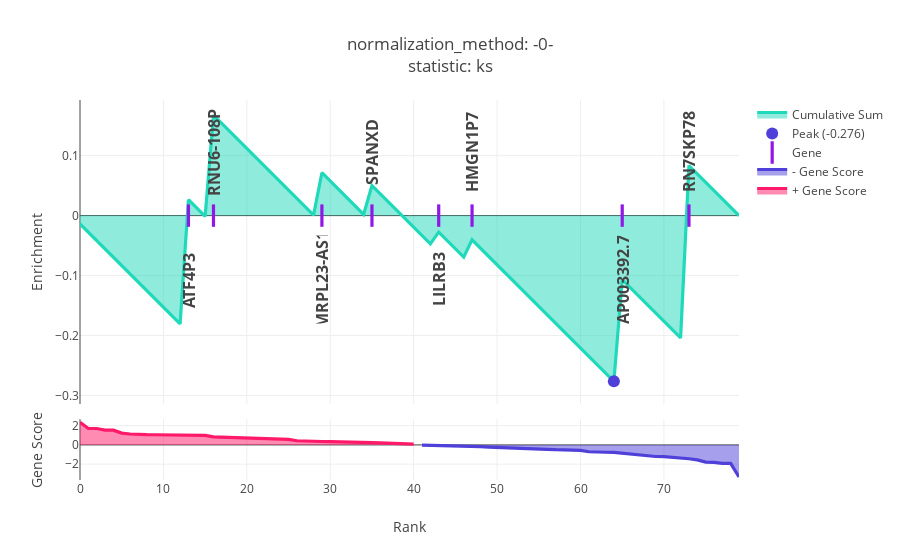
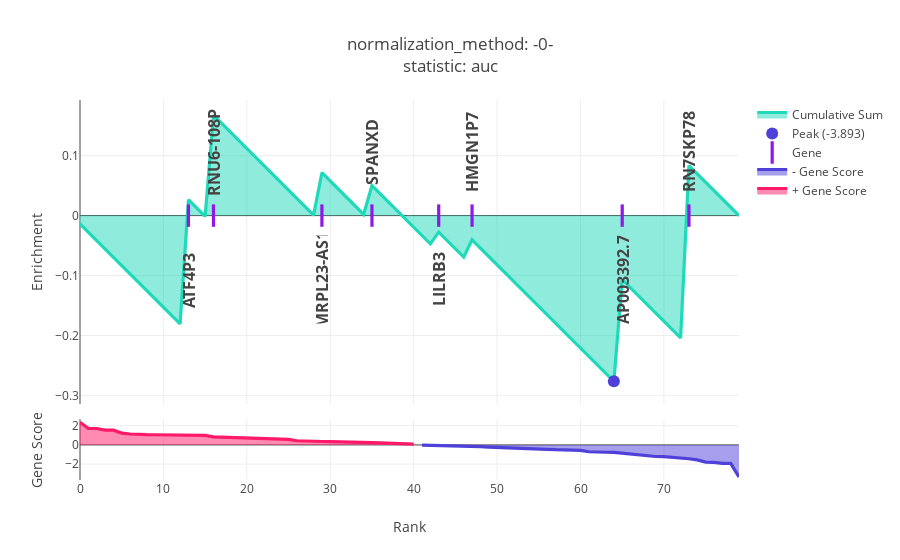
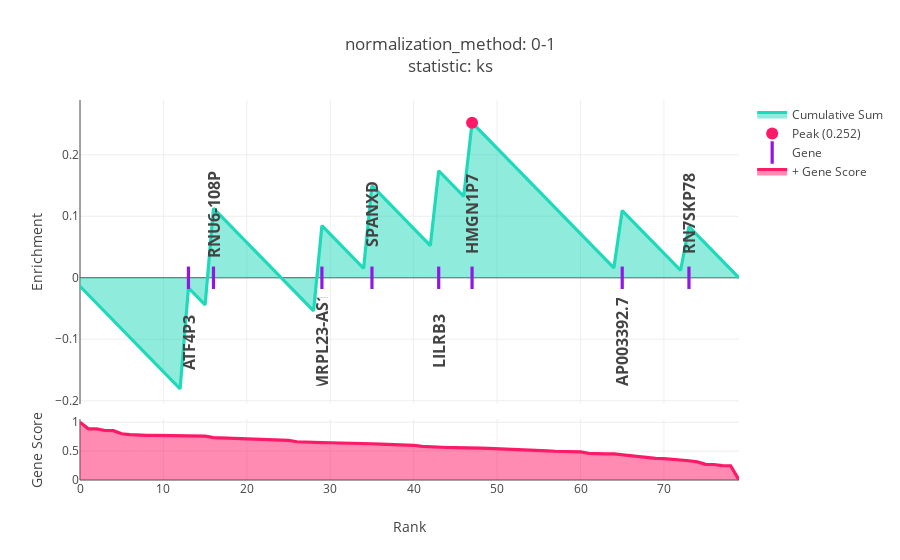
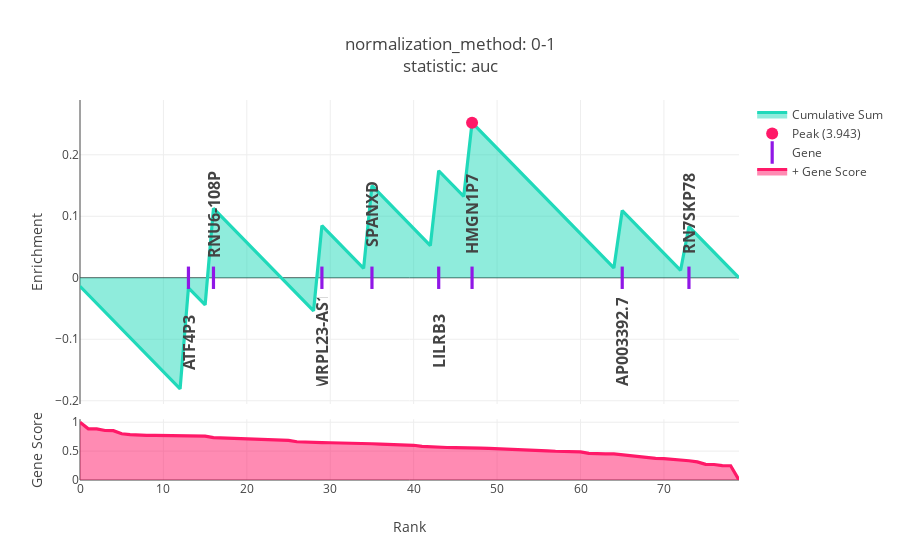

Notebook source saved alongside these figures, in order:
### Code cell
gene_score = gene_x_sample.iloc[:, 0]
    
for normalization_method in ("-0-", "0-1"):
    
    if normalization_method is None:
        
        gene_score_ = gene_score
    
    else:

        gene_score_ = pd.Series(
            ccal.normalize_nd_array(gene_score, None, normalization_method),
            name=gene_score.name,
            index=gene_score.index,
        )

    for statistic in ("ks", "auc"):
        
        ccal.single_sample_gsea(
            gene_score_,
            gene_sets.iloc[0],
            statistic=statistic,
            title="normalization_method: {}<br>statistic: {}".format(
                normalization_method,
                statistic,
            ),
        )

### Figure 1 — Plotly figure (JSON) as saved in the notebook; plotly's stock layout.template omitted (floating-point values rounded to 4 significant figures)
{"data": [{"fill": "tozeroy", "line": {"color": "#20d9ba", "width": 3.2}, "name": "Cumulative Sum", "type": "scatter", "uid": "34e92697-f2ab-45d6-b8bb-9167b673061d", "x": [0, 1, 2, 3, 4, 5, 6, 7, 8, 9, 10, 11, 12, 13, 14, 15, 16, 17, 18, 19, 20, 21, 22, 23, 24, 25, 26, 27, 28, 29, 30, 31, 32, 33, 34, 35, 36, 37, 38, 39, 40, 41, 42, 43, 44, 45, 46, 47, 48, 49, 50, 51, 52, 53, 54, 55, 56, 57, 58, 59, 60, 61, 62, 63, 64, 65, 66, 67, 68, 69, 70, 71, 72, 73, 74, 75, 76, 77, 78, 79], "y": [-0.01389, -0.02778, -0.04167, -0.05556, -0.06944, -0.08333, -0.09722, -0.1111, -0.125, -0.1389, -0.1528, -0.1667, -0.1806, 0.02646, 0.01257, -0.00132, 0.1675, 0.1536, 0.1397, 0.1258, 0.1119, 0.09803, 0.08414, 0.07026, 0.05637, 0.04248, 0.02859, 0.0147, 0.0008107, 0.07155, 0.05767, 0.04378, 0.02989, 0.016, 0.00211, 0.05017, 0.03628, 0.0224, 0.008507, -0.005382, -0.01927, -0.03316, -0.04705, -0.02755, -0.04144, -0.05533, -0.06922, -0.04029, -0.05418, -0.06807, -0.08195, -0.09584, -0.1097, -0.1236, -0.1375, -0.1514, -0.1653, -0.1792, -0.1931, -0.207, -0.2208, -0.2347, -0.2486, -0.2625, -0.2764, -0.1066, -0.1205, -0.1344, -0.1483, -0.1622, -0.1761, -0.19, -0.2039, 0.08333, 0.06944, 0.05556, 0.04167, 0.02778, 0.01389, -7.633e-17], "yaxis": "y2"}, {"marker": {"color": "#4e40d8", "size": 12}, "mode": "markers", "name": "Peak (-0.276)", "type": "scatter", "uid": "d969a52d-6d4c-422b-b6b6-77841f5f745d", "x": [64], "y": [-0.2764], "yaxis": "y2"}, {"hoverinfo": "x+text", "marker": {"color": "#9017e6", "line": {"width": 3.2}, "size": 16, "symbol": "line-ns-open"}, "mode": "markers", "name": "Gene", "text": ["<b>ATF4P3</b>", "<b>RNU6-108P</b>", "<b>MRPL23-AS1</b>", "<b>SPANXD</b>", "<b>LILRB3</b>", "<b>HMGN1P7</b>", "<b>AP003392.7</b>", "<b>RN7SKP78</b>"], "type": "scatter", "uid": "78846dbf-2f8c-4a86-b70d-54a25f50125f", "x": [13, 16, 29, 35, 43, 47, 65, 73], "y": [0, 0, 0, 0, 0, 0, 0, 0], "yaxis": "y2"}, {"fill": "tozeroy", "line": {"color": "#4e40d8", "width": 3.2}, "name": "- Gene Score", "type": "scatter", "uid": "6bdb3b2a-f46d-4d35-8d91-79db1bbe93d6", "x": [41, 42, 43, 44, 45, 46, 47, 48, 49, 50, 51, 52, 53, 54, 55, 56, 57, 58, 59, 60, 61, 62, 63, 64, 65, 66, 67, 68, 69, 70, 71, 72, 73, 74, 75, 76, 77, 78, 79], "y": [-0.01404, -0.02671, -0.09753, -0.1287, -0.1424, -0.1426, -0.1447, -0.1838, -0.224, -0.2492, -0.2572, -0.3354, -0.3425, -0.3626, -0.3847, -0.4538, -0.4993, -0.5351, -0.5588, -0.5596, -0.7115, -0.7642, -0.7646, -0.7679, -0.8492, -0.9155, -1.06, -1.135, -1.205, -1.221, -1.281, -1.398, -1.437, -1.552, -1.789, -1.806, -1.916, -1.925, -3.329]}, {"fill": "tozeroy", "line": {"color": "#ff1968", "width": 3.2}, "name": "+ Gene Score", "type": "scatter", "uid": "dfa53b37-fe69-4868-849f-de06bc89be1a", "x": [0, 1, 2, 3, 4, 5, 6, 7, 8, 9, 10, 11, 12, 13, 14, 15, 16, 17, 18, 19, 20, 21, 22, 23, 24, 25, 26, 27, 28, 29, 30, 31, 32, 33, 34, 35, 36, 37, 38, 39, 40], "y": [2.356, 1.706, 1.703, 1.542, 1.528, 1.224, 1.131, 1.071, 1.066, 1.057, 1.055, 1.046, 1.036, 1.036, 1.024, 0.9854, 0.8444, 0.8131, 0.7777, 0.709, 0.6687, 0.6381, 0.6178, 0.6094, 0.6078, 0.5709, 0.4349, 0.3879, 0.3765, 0.3539, 0.3357, 0.3294, 0.2988, 0.2942, 0.2535, 0.2404, 0.2028, 0.18, 0.1689, 0.1011, 0.08783]}], "layout": {"annotations": [{"borderpad": 0, "clicktoshow": "onoff", "font": {"size": 16}, "showarrow": false, "text": "<b>ATF4P3</b>", "textangle": -90, "width": 88, "x": 13, "y": 0, "yref": "y2", "yshift": -64}, {"borderpad": 0, "clicktoshow": "onoff", "font": {"size": 16}, "showarrow": false, "text": "<b>RNU6-108P</b>", "textangle": -90, "width": 88, "x": 16, "y": 0, "yref": "y2", "yshift": 64}, {"borderpad": 0, "clicktoshow": "onoff", "font": {"size": 16}, "showarrow": false, "text": "<b>MRPL23-AS1</b>", "textangle": -90, "width": 88, "x": 29, "y": 0, "yref": "y2", "yshift": -64}, {"borderpad": 0, "clicktoshow": "onoff", "font": {"size": 16}, "showarrow": false, "text": "<b>SPANXD</b>", "textangle": -90, "width": 88, "x": 35, "y": 0, "yref": "y2", "yshift": 64}, {"borderpad": 0, "clicktoshow": "onoff", "font": {"size": 16}, "showarrow": false, "text": "<b>LILRB3</b>", "textangle": -90, "width": 88, "x": 43, "y": 0, "yref": "y2", "yshift": -64}, {"borderpad": 0, "clicktoshow": "onoff", "font": {"size": 16}, "showarrow": false, "text": "<b>HMGN1P7</b>", "textangle": -90, "width": 88, "x": 47, "y": 0, "yref": "y2", "yshift": 64}, {"borderpad": 0, "clicktoshow": "onoff", "font": {"size": 16}, "showarrow": false, "text": "<b>AP003392.7</b>", "textangle": -90, "width": 88, "x": 65, "y": 0, "yref": "y2", "yshift": -64}, {"borderpad": 0, "clicktoshow": "onoff", "font": {"size": 16}, "showarrow": false, "text": "<b>RN7SKP78</b>", "textangle": -90, "width": 88, "x": 73, "y": 0, "yref": "y2", "yshift": 64}], "hovermode": "closest", "title": {"text": "normalization_method: -0-<br>statistic: ks"}, "xaxis": {"anchor": "y", "automargin": true, "title": {"text": "Rank"}}, "yaxis": {"automargin": true, "domain": [0, 0.16], "title": {"text": "Gene Score"}}, "yaxis2": {"domain": [0.2, 1], "title": {"text": "Enrichment"}}}}

### Figure 2 — Plotly figure (JSON) as saved in the notebook; plotly's stock layout.template omitted (floating-point values rounded to 4 significant figures)
{"data": [{"fill": "tozeroy", "line": {"color": "#20d9ba", "width": 3.2}, "name": "Cumulative Sum", "type": "scatter", "uid": "64c8d3ef-72fd-41dc-b3f1-936c4188b1cc", "x": [0, 1, 2, 3, 4, 5, 6, 7, 8, 9, 10, 11, 12, 13, 14, 15, 16, 17, 18, 19, 20, 21, 22, 23, 24, 25, 26, 27, 28, 29, 30, 31, 32, 33, 34, 35, 36, 37, 38, 39, 40, 41, 42, 43, 44, 45, 46, 47, 48, 49, 50, 51, 52, 53, 54, 55, 56, 57, 58, 59, 60, 61, 62, 63, 64, 65, 66, 67, 68, 69, 70, 71, 72, 73, 74, 75, 76, 77, 78, 79], "y": [-0.01389, -0.02778, -0.04167, -0.05556, -0.06944, -0.08333, -0.09722, -0.1111, -0.125, -0.1389, -0.1528, -0.1667, -0.1806, 0.02646, 0.01257, -0.00132, 0.1675, 0.1536, 0.1397, 0.1258, 0.1119, 0.09803, 0.08414, 0.07026, 0.05637, 0.04248, 0.02859, 0.0147, 0.0008107, 0.07155, 0.05767, 0.04378, 0.02989, 0.016, 0.00211, 0.05017, 0.03628, 0.0224, 0.008507, -0.005382, -0.01927, -0.03316, -0.04705, -0.02755, -0.04144, -0.05533, -0.06922, -0.04029, -0.05418, -0.06807, -0.08195, -0.09584, -0.1097, -0.1236, -0.1375, -0.1514, -0.1653, -0.1792, -0.1931, -0.207, -0.2208, -0.2347, -0.2486, -0.2625, -0.2764, -0.1066, -0.1205, -0.1344, -0.1483, -0.1622, -0.1761, -0.19, -0.2039, 0.08333, 0.06944, 0.05556, 0.04167, 0.02778, 0.01389, -7.633e-17], "yaxis": "y2"}, {"marker": {"color": "#4e40d8", "size": 12}, "mode": "markers", "name": "Peak (-3.893)", "type": "scatter", "uid": "42da5044-2fca-4338-a6bc-2c87828bdf4f", "x": [64], "y": [-0.2764], "yaxis": "y2"}, {"hoverinfo": "x+text", "marker": {"color": "#9017e6", "line": {"width": 3.2}, "size": 16, "symbol": "line-ns-open"}, "mode": "markers", "name": "Gene", "text": ["<b>ATF4P3</b>", "<b>RNU6-108P</b>", "<b>MRPL23-AS1</b>", "<b>SPANXD</b>", "<b>LILRB3</b>", "<b>HMGN1P7</b>", "<b>AP003392.7</b>", "<b>RN7SKP78</b>"], "type": "scatter", "uid": "7622e876-eb7d-43aa-a886-53a212d588a9", "x": [13, 16, 29, 35, 43, 47, 65, 73], "y": [0, 0, 0, 0, 0, 0, 0, 0], "yaxis": "y2"}, {"fill": "tozeroy", "line": {"color": "#4e40d8", "width": 3.2}, "name": "- Gene Score", "type": "scatter", "uid": "b805d21b-2cbe-41c3-9dd5-0f5ecb5d47f2", "x": [41, 42, 43, 44, 45, 46, 47, 48, 49, 50, 51, 52, 53, 54, 55, 56, 57, 58, 59, 60, 61, 62, 63, 64, 65, 66, 67, 68, 69, 70, 71, 72, 73, 74, 75, 76, 77, 78, 79], "y": [-0.01404, -0.02671, -0.09753, -0.1287, -0.1424, -0.1426, -0.1447, -0.1838, -0.224, -0.2492, -0.2572, -0.3354, -0.3425, -0.3626, -0.3847, -0.4538, -0.4993, -0.5351, -0.5588, -0.5596, -0.7115, -0.7642, -0.7646, -0.7679, -0.8492, -0.9155, -1.06, -1.135, -1.205, -1.221, -1.281, -1.398, -1.437, -1.552, -1.789, -1.806, -1.916, -1.925, -3.329]}, {"fill": "tozeroy", "line": {"color": "#ff1968", "width": 3.2}, "name": "+ Gene Score", "type": "scatter", "uid": "df6e9e30-2cce-41ee-b76a-10749ad7d5fa", "x": [0, 1, 2, 3, 4, 5, 6, 7, 8, 9, 10, 11, 12, 13, 14, 15, 16, 17, 18, 19, 20, 21, 22, 23, 24, 25, 26, 27, 28, 29, 30, 31, 32, 33, 34, 35, 36, 37, 38, 39, 40], "y": [2.356, 1.706, 1.703, 1.542, 1.528, 1.224, 1.131, 1.071, 1.066, 1.057, 1.055, 1.046, 1.036, 1.036, 1.024, 0.9854, 0.8444, 0.8131, 0.7777, 0.709, 0.6687, 0.6381, 0.6178, 0.6094, 0.6078, 0.5709, 0.4349, 0.3879, 0.3765, 0.3539, 0.3357, 0.3294, 0.2988, 0.2942, 0.2535, 0.2404, 0.2028, 0.18, 0.1689, 0.1011, 0.08783]}], "layout": {"annotations": [{"borderpad": 0, "clicktoshow": "onoff", "font": {"size": 16}, "showarrow": false, "text": "<b>ATF4P3</b>", "textangle": -90, "width": 88, "x": 13, "y": 0, "yref": "y2", "yshift": -64}, {"borderpad": 0, "clicktoshow": "onoff", "font": {"size": 16}, "showarrow": false, "text": "<b>RNU6-108P</b>", "textangle": -90, "width": 88, "x": 16, "y": 0, "yref": "y2", "yshift": 64}, {"borderpad": 0, "clicktoshow": "onoff", "font": {"size": 16}, "showarrow": false, "text": "<b>MRPL23-AS1</b>", "textangle": -90, "width": 88, "x": 29, "y": 0, "yref": "y2", "yshift": -64}, {"borderpad": 0, "clicktoshow": "onoff", "font": {"size": 16}, "showarrow": false, "text": "<b>SPANXD</b>", "textangle": -90, "width": 88, "x": 35, "y": 0, "yref": "y2", "yshift": 64}, {"borderpad": 0, "clicktoshow": "onoff", "font": {"size": 16}, "showarrow": false, "text": "<b>LILRB3</b>", "textangle": -90, "width": 88, "x": 43, "y": 0, "yref": "y2", "yshift": -64}, {"borderpad": 0, "clicktoshow": "onoff", "font": {"size": 16}, "showarrow": false, "text": "<b>HMGN1P7</b>", "textangle": -90, "width": 88, "x": 47, "y": 0, "yref": "y2", "yshift": 64}, {"borderpad": 0, "clicktoshow": "onoff", "font": {"size": 16}, "showarrow": false, "text": "<b>AP003392.7</b>", "textangle": -90, "width": 88, "x": 65, "y": 0, "yref": "y2", "yshift": -64}, {"borderpad": 0, "clicktoshow": "onoff", "font": {"size": 16}, "showarrow": false, "text": "<b>RN7SKP78</b>", "textangle": -90, "width": 88, "x": 73, "y": 0, "yref": "y2", "yshift": 64}], "hovermode": "closest", "title": {"text": "normalization_method: -0-<br>statistic: auc"}, "xaxis": {"anchor": "y", "automargin": true, "title": {"text": "Rank"}}, "yaxis": {"automargin": true, "domain": [0, 0.16], "title": {"text": "Gene Score"}}, "yaxis2": {"domain": [0.2, 1], "title": {"text": "Enrichment"}}}}

### Figure 3 — Plotly figure (JSON) as saved in the notebook; plotly's stock layout.template omitted (floating-point values rounded to 4 significant figures)
{"data": [{"fill": "tozeroy", "line": {"color": "#20d9ba", "width": 3.2}, "name": "Cumulative Sum", "type": "scatter", "uid": "83eb7267-6cb6-483c-a599-378381601a1b", "x": [0, 1, 2, 3, 4, 5, 6, 7, 8, 9, 10, 11, 12, 13, 14, 15, 16, 17, 18, 19, 20, 21, 22, 23, 24, 25, 26, 27, 28, 29, 30, 31, 32, 33, 34, 35, 36, 37, 38, 39, 40, 41, 42, 43, 44, 45, 46, 47, 48, 49, 50, 51, 52, 53, 54, 55, 56, 57, 58, 59, 60, 61, 62, 63, 64, 65, 66, 67, 68, 69, 70, 71, 72, 73, 74, 75, 76, 77, 78, 79], "y": [-0.01389, -0.02778, -0.04167, -0.05556, -0.06944, -0.08333, -0.09722, -0.1111, -0.125, -0.1389, -0.1528, -0.1667, -0.1806, -0.01634, -0.03023, -0.04412, 0.1129, 0.09902, 0.08513, 0.07124, 0.05735, 0.04346, 0.02957, 0.01568, 0.001793, -0.0121, -0.02598, -0.03987, -0.05376, 0.08481, 0.07092, 0.05703, 0.04314, 0.02925, 0.01536, 0.1497, 0.1358, 0.1219, 0.108, 0.0941, 0.08022, 0.06633, 0.05244, 0.174, 0.1601, 0.1462, 0.1324, 0.2522, 0.2383, 0.2244, 0.2105, 0.1966, 0.1827, 0.1688, 0.1549, 0.1411, 0.1272, 0.1133, 0.09939, 0.0855, 0.07161, 0.05772, 0.04383, 0.02994, 0.01605, 0.1094, 0.09547, 0.08158, 0.06769, 0.0538, 0.03991, 0.02602, 0.01213, 0.08333, 0.06944, 0.05556, 0.04167, 0.02778, 0.01389, -2.151e-16], "yaxis": "y2"}, {"marker": {"color": "#ff1968", "size": 12}, "mode": "markers", "name": "Peak (0.252)", "type": "scatter", "uid": "cd2e9d31-dbf2-4341-8d52-0a35d6b1c4ef", "x": [47], "y": [0.2522], "yaxis": "y2"}, {"hoverinfo": "x+text", "marker": {"color": "#9017e6", "line": {"width": 3.2}, "size": 16, "symbol": "line-ns-open"}, "mode": "markers", "name": "Gene", "text": ["<b>ATF4P3</b>", "<b>RNU6-108P</b>", "<b>MRPL23-AS1</b>", "<b>SPANXD</b>", "<b>LILRB3</b>", "<b>HMGN1P7</b>", "<b>AP003392.7</b>", "<b>RN7SKP78</b>"], "type": "scatter", "uid": "dededaf1-db5e-4f81-b2b2-ecc4f018a9e5", "x": [13, 16, 29, 35, 43, 47, 65, 73], "y": [0, 0, 0, 0, 0, 0, 0, 0], "yaxis": "y2"}, {"fill": "tozeroy", "line": {"color": "#4e40d8", "width": 3.2}, "name": "- Gene Score", "type": "scatter", "uid": "c6b2fccc-325c-456a-8612-73d6da55600d", "x": [], "y": []}, {"fill": "tozeroy", "line": {"color": "#ff1968", "width": 3.2}, "name": "+ Gene Score", "type": "scatter", "uid": "791b0572-429b-4313-b4c6-e035824f9b1d", "x": [0, 1, 2, 3, 4, 5, 6, 7, 8, 9, 10, 11, 12, 13, 14, 15, 16, 17, 18, 19, 20, 21, 22, 23, 24, 25, 26, 27, 28, 29, 30, 31, 32, 33, 34, 35, 36, 37, 38, 39, 40, 41, 42, 43, 44, 45, 46, 47, 48, 49, 50, 51, 52, 53, 54, 55, 56, 57, 58, 59, 60, 61, 62, 63, 64, 65, 66, 67, 68, 69, 70, 71, 72, 73, 74, 75, 76, 77, 78, 79], "y": [1, 0.8858, 0.8853, 0.8569, 0.8544, 0.801, 0.7846, 0.7741, 0.7731, 0.7715, 0.7711, 0.7697, 0.7679, 0.7678, 0.7658, 0.759, 0.7342, 0.7287, 0.7225, 0.7104, 0.7033, 0.6979, 0.6943, 0.6929, 0.6926, 0.6861, 0.6622, 0.6539, 0.6519, 0.6479, 0.6447, 0.6436, 0.6382, 0.6374, 0.6302, 0.6279, 0.6213, 0.6173, 0.6154, 0.6034, 0.6011, 0.5832, 0.5809, 0.5685, 0.563, 0.5606, 0.5606, 0.5602, 0.5533, 0.5462, 0.5418, 0.5404, 0.5267, 0.5254, 0.5219, 0.518, 0.5058, 0.4978, 0.4915, 0.4873, 0.4872, 0.4605, 0.4512, 0.4511, 0.4506, 0.4363, 0.4246, 0.3991, 0.3859, 0.3737, 0.3709, 0.3603, 0.3398, 0.3329, 0.3126, 0.2709, 0.268, 0.2486, 0.2471, 0]}], "layout": {"annotations": [{"borderpad": 0, "clicktoshow": "onoff", "font": {"size": 16}, "showarrow": false, "text": "<b>ATF4P3</b>", "textangle": -90, "width": 88, "x": 13, "y": 0, "yref": "y2", "yshift": -64}, {"borderpad": 0, "clicktoshow": "onoff", "font": {"size": 16}, "showarrow": false, "text": "<b>RNU6-108P</b>", "textangle": -90, "width": 88, "x": 16, "y": 0, "yref": "y2", "yshift": 64}, {"borderpad": 0, "clicktoshow": "onoff", "font": {"size": 16}, "showarrow": false, "text": "<b>MRPL23-AS1</b>", "textangle": -90, "width": 88, "x": 29, "y": 0, "yref": "y2", "yshift": -64}, {"borderpad": 0, "clicktoshow": "onoff", "font": {"size": 16}, "showarrow": false, "text": "<b>SPANXD</b>", "textangle": -90, "width": 88, "x": 35, "y": 0, "yref": "y2", "yshift": 64}, {"borderpad": 0, "clicktoshow": "onoff", "font": {"size": 16}, "showarrow": false, "text": "<b>LILRB3</b>", "textangle": -90, "width": 88, "x": 43, "y": 0, "yref": "y2", "yshift": -64}, {"borderpad": 0, "clicktoshow": "onoff", "font": {"size": 16}, "showarrow": false, "text": "<b>HMGN1P7</b>", "textangle": -90, "width": 88, "x": 47, "y": 0, "yref": "y2", "yshift": 64}, {"borderpad": 0, "clicktoshow": "onoff", "font": {"size": 16}, "showarrow": false, "text": "<b>AP003392.7</b>", "textangle": -90, "width": 88, "x": 65, "y": 0, "yref": "y2", "yshift": -64}, {"borderpad": 0, "clicktoshow": "onoff", "font": {"size": 16}, "showarrow": false, "text": "<b>RN7SKP78</b>", "textangle": -90, "width": 88, "x": 73, "y": 0, "yref": "y2", "yshift": 64}], "hovermode": "closest", "title": {"text": "normalization_method: 0-1<br>statistic: ks"}, "xaxis": {"anchor": "y", "automargin": true, "title": {"text": "Rank"}}, "yaxis": {"automargin": true, "domain": [0, 0.16], "title": {"text": "Gene Score"}}, "yaxis2": {"domain": [0.2, 1], "title": {"text": "Enrichment"}}}}

### Figure 4 — Plotly figure (JSON) as saved in the notebook; plotly's stock layout.template omitted (floating-point values rounded to 4 significant figures)
{"data": [{"fill": "tozeroy", "line": {"color": "#20d9ba", "width": 3.2}, "name": "Cumulative Sum", "type": "scatter", "uid": "3ecf7e1c-99bd-41a1-acd5-5fb494d03fd7", "x": [0, 1, 2, 3, 4, 5, 6, 7, 8, 9, 10, 11, 12, 13, 14, 15, 16, 17, 18, 19, 20, 21, 22, 23, 24, 25, 26, 27, 28, 29, 30, 31, 32, 33, 34, 35, 36, 37, 38, 39, 40, 41, 42, 43, 44, 45, 46, 47, 48, 49, 50, 51, 52, 53, 54, 55, 56, 57, 58, 59, 60, 61, 62, 63, 64, 65, 66, 67, 68, 69, 70, 71, 72, 73, 74, 75, 76, 77, 78, 79], "y": [-0.01389, -0.02778, -0.04167, -0.05556, -0.06944, -0.08333, -0.09722, -0.1111, -0.125, -0.1389, -0.1528, -0.1667, -0.1806, -0.01634, -0.03023, -0.04412, 0.1129, 0.09902, 0.08513, 0.07124, 0.05735, 0.04346, 0.02957, 0.01568, 0.001793, -0.0121, -0.02598, -0.03987, -0.05376, 0.08481, 0.07092, 0.05703, 0.04314, 0.02925, 0.01536, 0.1497, 0.1358, 0.1219, 0.108, 0.0941, 0.08022, 0.06633, 0.05244, 0.174, 0.1601, 0.1462, 0.1324, 0.2522, 0.2383, 0.2244, 0.2105, 0.1966, 0.1827, 0.1688, 0.1549, 0.1411, 0.1272, 0.1133, 0.09939, 0.0855, 0.07161, 0.05772, 0.04383, 0.02994, 0.01605, 0.1094, 0.09547, 0.08158, 0.06769, 0.0538, 0.03991, 0.02602, 0.01213, 0.08333, 0.06944, 0.05556, 0.04167, 0.02778, 0.01389, -2.151e-16], "yaxis": "y2"}, {"marker": {"color": "#ff1968", "size": 12}, "mode": "markers", "name": "Peak (3.943)", "type": "scatter", "uid": "931dee08-b85a-445b-97d2-224c546b427e", "x": [47], "y": [0.2522], "yaxis": "y2"}, {"hoverinfo": "x+text", "marker": {"color": "#9017e6", "line": {"width": 3.2}, "size": 16, "symbol": "line-ns-open"}, "mode": "markers", "name": "Gene", "text": ["<b>ATF4P3</b>", "<b>RNU6-108P</b>", "<b>MRPL23-AS1</b>", "<b>SPANXD</b>", "<b>LILRB3</b>", "<b>HMGN1P7</b>", "<b>AP003392.7</b>", "<b>RN7SKP78</b>"], "type": "scatter", "uid": "e6eb5c50-3a3f-40ad-91c6-e50f5fc671eb", "x": [13, 16, 29, 35, 43, 47, 65, 73], "y": [0, 0, 0, 0, 0, 0, 0, 0], "yaxis": "y2"}, {"fill": "tozeroy", "line": {"color": "#4e40d8", "width": 3.2}, "name": "- Gene Score", "type": "scatter", "uid": "aab234d5-abcc-42c6-8e80-7a1e06c83d42", "x": [], "y": []}, {"fill": "tozeroy", "line": {"color": "#ff1968", "width": 3.2}, "name": "+ Gene Score", "type": "scatter", "uid": "1b2df6ce-b246-4cde-b110-6f297a4e7312", "x": [0, 1, 2, 3, 4, 5, 6, 7, 8, 9, 10, 11, 12, 13, 14, 15, 16, 17, 18, 19, 20, 21, 22, 23, 24, 25, 26, 27, 28, 29, 30, 31, 32, 33, 34, 35, 36, 37, 38, 39, 40, 41, 42, 43, 44, 45, 46, 47, 48, 49, 50, 51, 52, 53, 54, 55, 56, 57, 58, 59, 60, 61, 62, 63, 64, 65, 66, 67, 68, 69, 70, 71, 72, 73, 74, 75, 76, 77, 78, 79], "y": [1, 0.8858, 0.8853, 0.8569, 0.8544, 0.801, 0.7846, 0.7741, 0.7731, 0.7715, 0.7711, 0.7697, 0.7679, 0.7678, 0.7658, 0.759, 0.7342, 0.7287, 0.7225, 0.7104, 0.7033, 0.6979, 0.6943, 0.6929, 0.6926, 0.6861, 0.6622, 0.6539, 0.6519, 0.6479, 0.6447, 0.6436, 0.6382, 0.6374, 0.6302, 0.6279, 0.6213, 0.6173, 0.6154, 0.6034, 0.6011, 0.5832, 0.5809, 0.5685, 0.563, 0.5606, 0.5606, 0.5602, 0.5533, 0.5462, 0.5418, 0.5404, 0.5267, 0.5254, 0.5219, 0.518, 0.5058, 0.4978, 0.4915, 0.4873, 0.4872, 0.4605, 0.4512, 0.4511, 0.4506, 0.4363, 0.4246, 0.3991, 0.3859, 0.3737, 0.3709, 0.3603, 0.3398, 0.3329, 0.3126, 0.2709, 0.268, 0.2486, 0.2471, 0]}], "layout": {"annotations": [{"borderpad": 0, "clicktoshow": "onoff", "font": {"size": 16}, "showarrow": false, "text": "<b>ATF4P3</b>", "textangle": -90, "width": 88, "x": 13, "y": 0, "yref": "y2", "yshift": -64}, {"borderpad": 0, "clicktoshow": "onoff", "font": {"size": 16}, "showarrow": false, "text": "<b>RNU6-108P</b>", "textangle": -90, "width": 88, "x": 16, "y": 0, "yref": "y2", "yshift": 64}, {"borderpad": 0, "clicktoshow": "onoff", "font": {"size": 16}, "showarrow": false, "text": "<b>MRPL23-AS1</b>", "textangle": -90, "width": 88, "x": 29, "y": 0, "yref": "y2", "yshift": -64}, {"borderpad": 0, "clicktoshow": "onoff", "font": {"size": 16}, "showarrow": false, "text": "<b>SPANXD</b>", "textangle": -90, "width": 88, "x": 35, "y": 0, "yref": "y2", "yshift": 64}, {"borderpad": 0, "clicktoshow": "onoff", "font": {"size": 16}, "showarrow": false, "text": "<b>LILRB3</b>", "textangle": -90, "width": 88, "x": 43, "y": 0, "yref": "y2", "yshift": -64}, {"borderpad": 0, "clicktoshow": "onoff", "font": {"size": 16}, "showarrow": false, "text": "<b>HMGN1P7</b>", "textangle": -90, "width": 88, "x": 47, "y": 0, "yref": "y2", "yshift": 64}, {"borderpad": 0, "clicktoshow": "onoff", "font": {"size": 16}, "showarrow": false, "text": "<b>AP003392.7</b>", "textangle": -90, "width": 88, "x": 65, "y": 0, "yref": "y2", "yshift": -64}, {"borderpad": 0, "clicktoshow": "onoff", "font": {"size": 16}, "showarrow": false, "text": "<b>RN7SKP78</b>", "textangle": -90, "width": 88, "x": 73, "y": 0, "yref": "y2", "yshift": 64}], "hovermode": "closest", "title": {"text": "normalization_method: 0-1<br>statistic: auc"}, "xaxis": {"anchor": "y", "automargin": true, "title": {"text": "Rank"}}, "yaxis": {"automargin": true, "domain": [0, 0.16], "title": {"text": "Gene Score"}}, "yaxis2": {"domain": [0.2, 1], "title": {"text": "Enrichment"}}}}
